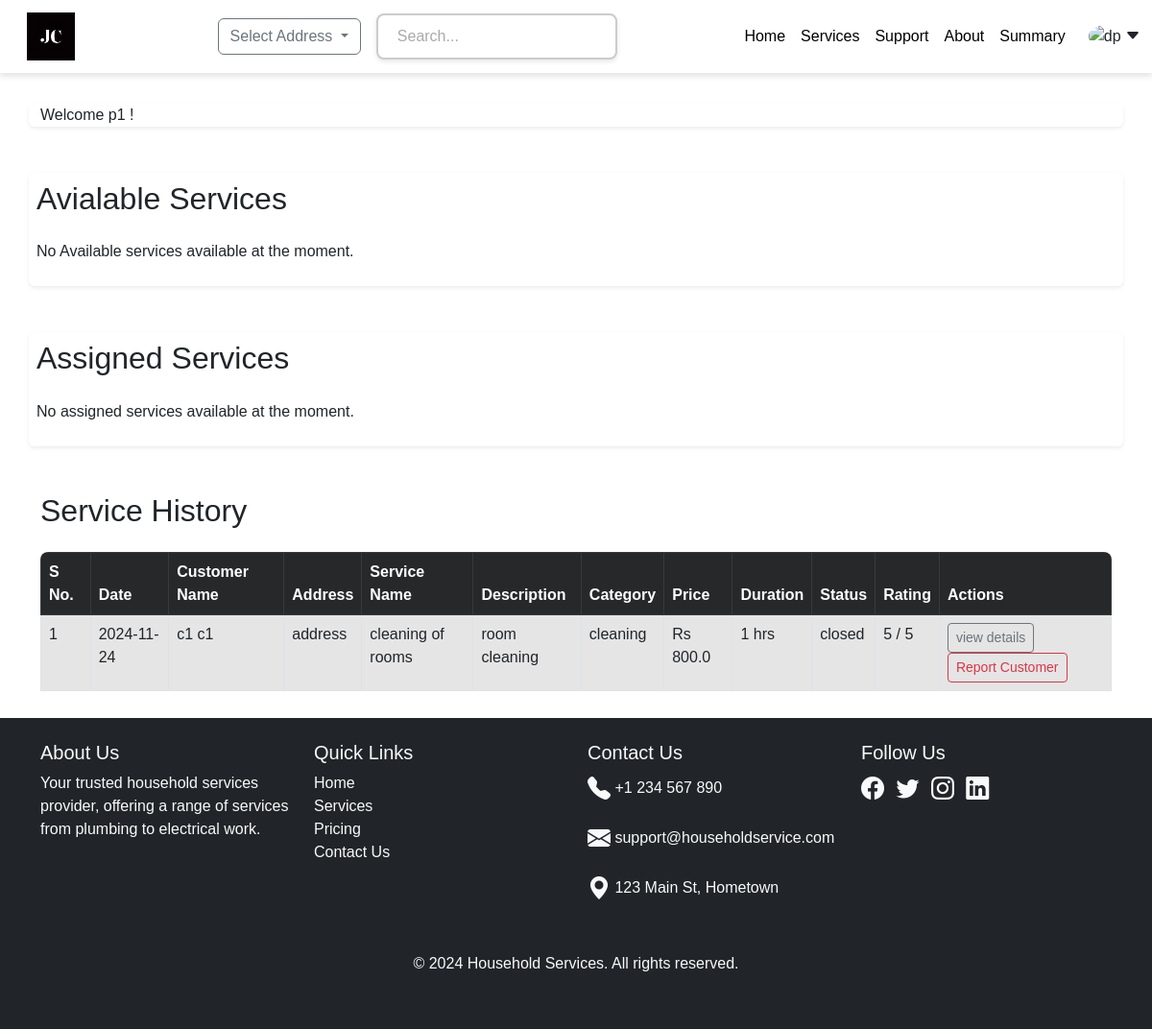
Page /professional/dashboard (signed in) on the committed database.
### app.py (models this page shows, shortened)
class User(db.Model):
    __tablename__= "User"
    uuid         = db.Column(db.String(), primary_key=True)
    email        = db.Column(db.String(), nullable =False , unique = True )
    password     = db.Column(db.String(), nullable=False)
    firstname    = db.Column(db.String(), nullable=False)
    lastname     = db.Column(db.String(), nullable=False)
    address      = db.Column(db.String(), nullable=False)
    pincode      = db.Column(db.Integer, nullable=False)
    role_id      = db.Column(db.Integer, nullable=False)  # 1 - admin , 2 - Professional , 3- customer
    phone_number = db.Column(db.Integer, nullable=False)
    complaints_count = db.Column(db.Integer, default=0)
    created_at   = db.Column(db.Date, default = datetime.utcnow)
    updated_at   = db.Column(db.Date, default = datetime.utcnow )
    status       = db.Column(db.Boolean  , default = True  ) # active/inactive
    customer_bookings = db.relationship('Bookings', foreign_keys='Bookings.cust_id', back_populates='customer', lazy=True)

class Bookings(db.Model):
    __tablename__   = "Bookings"
    id              = db.Column(db.Integer, primary_key=True , autoincrement=True)
    cust_id         = db.Column(db.String(), db.ForeignKey("User.uuid") )
    professional_id = db.Column(db.String() , db.ForeignKey("Professional.uuid") )
    service_id      = db.Column(db.Integer, db.ForeignKey("Services.id") )
    status          = db.Column(db.String(), nullable=False ,default = "active")
    booking_date    = db.Column(db.Date, nullable=False ,  default = datetime.utcnow)
    request_date    = db.Column(db.Date)
    completion_date = db.Column(db.Date)
    feedback        = db.Column(db.String())
    rating          = db.Column(db.Integer, default=0)
    service = db.relationship("Services", backref="bookings", lazy=True )
    customer = db.relationship("User", back_populates="customer_bookings", lazy=True)   #customer
    professional = db.relationship("Professional" , backref="bookings" ,  lazy=True)
    updated_at      = db.Column(db.Date, default = datetime.utcnow )

class Services(db.Model):
    __tablename__   = "Services"
    id              = db.Column(db.Integer, primary_key=True , autoincrement=True)
    name            = db.Column(db.String(), nullable=False)
    description     = db.Column(db.String(), nullable=False)
    category_id     = db.Column(db.Integer, db.ForeignKey("ServiceCategory.id"), nullable=False)
    price           = db.Column(db.Integer, nullable=False)
    duration        = db.Column(db.Integer, nullable=False)
    rated_services  = db.Column(db.Integer, default=0 )
    rating_sum      = db.Column(db.Integer, default=0 )
    status          = db.Column(db.Boolean, default =True ) # service_status = active/inactive
    location        = db.Column(db.String())
    pincode         = db.Column(db.Integer)
    created_at      = db.Column(db.Date,default = datetime.utcnow)
    updated_at      = db.Column(db.Date,default = datetime.utcnow )
    category = db.relationship("ServiceCategory", back_populates="services")

class  ServiceCategory(db.Model):
    __tablename__   = "ServiceCategory"
    id              = db.Column(db.Integer, primary_key=True,  autoincrement=True)
    name            = db.Column(db.String(), nullable=False)
    services        = db.relationship("Services" ,  back_populates="category"  ,lazy=True, cascade="all,delete" )
    created_at      = db.Column(db.Date ,default = datetime.utcnow )

### app.py (the view)
@app.route("/professional/dashboard")
def professional_dashboard():
    if(session):
        if(session["role_id"]==2):
            professional=Professional.query.get(session["uuid"])
            active_services = Bookings.query.join(Services).join(ServiceCategory).filter(
                ServiceCategory.name == professional.skill ,Bookings.status=="active").all()
            service_history=Bookings.query.join(Services).join(ServiceCategory).filter(
                Bookings.professional_id ==professional.uuid, Bookings.status!="accepted"  ).all()
            assigned_services=Bookings.query.filter(
                Bookings.professional_id ==professional.uuid, Bookings.status=="accepted"  ).all()
            if professional:
                return render_template("/professional/professional_dashboard.html",professional=professional  ,today_services=active_services , service_history=service_history, assigned_services=assigned_services)
            else:
                flash("user not found" , "error")
                return redirect("/professional/dashboard")
        else:
            flash("Only Professionals are allowed" , "error")
            return redirect("/")
    else:
        flash("You are not signed in" , "error")
        return redirect("/")

### templates/professional/professional_dashboard.html (shortened to what this page needs)
{%extends "base.html"%}
{%block content%}
    <div class="container mt-5 bg-white rounded shadow-sm">
        Welcome {{professional.user.firstname}} !
    </div>
    <div class="container mt-5 bg-white shadow-sm rounded p-2" >
        <h2 class="mb-4">Avialable Services</h2>
            {% if today_services %}
            <div class="table-responsive" style="max-height: 400px; overflow-y: auto;">
                <table class="table table-bordered table-hover">
                    <thead class="table-dark">
                        <tr>
                            <th>S No.</th>
                            <th>Service Name</th>
                            <th>Description</th>
                            <th>Category</th>
                            <th>Price</th>
                            <th>Duration</th>
                            <th>Customer Name</th>
                            <th>Booking Date</th>
                            <th>Address</th>
                            <th>Pincode</th>
                            <th>Actions</th>
                        </tr>
                    </thead>
                    <tbody>
                        {% for booking in today_services %}
                            <tr class="{% if loop.index % 2 == 0 %}table-light {% else %}table-active{% endif %}">
                                    <td>{{loop.index}}</td>
                                    <td>{{booking.service.name }}</td>
                                    <td>{{booking.service.description }}</td>
                                    <td>{{booking.service.category.name }}</td>
                                    <td>Rs {{ (booking.service.price/100)*80  }}</td>
                                    <td>{{ booking.service.duration }} hrs</td>
                                    <td>{{booking.customer.firstname}} {{booking.customer.lastname}}</td>
                                    <td>{{booking.request_date}}</td>
                                    <td>{{booking.customer.address}}</td>
                                    <td>{{booking.customer.pincode}}</td>
                                    <td>
                                        <button type="button" class="btn btn-outline-success btn-sm" data-bs-toggle="modal" data-bs-target="#bookingModal{{ booking.id }}">
                                            Accept
                                        </button>
                                    </td>
                                </tr>
                            <div class="modal fade" id="bookingModal{{ booking.id }}" tabindex="-1" aria-labelledby="bookingModalLabel{{ booking.id }}" aria-hidden="true">
                                <div class="modal-dialog modal-dialog-centered">
                                    <div class="modal-content">
                                        <div class="modal-header">
                                            <h5 class="modal-title" id="bookingModalLabel{{ booking.id }}">Booking Request Details</h5>
                                            <button type="button" class="btn-close" data-bs-dismiss="modal" aria-label="Close"></button>
                                        </div>
                                        <div class="modal-body">
                                            <h6>Service Information</h6>
                                            <p><strong>Service Name:</strong> {{ booking.service.name }}</p>
                                            <p><strong>Category:</strong> {{ booking.service.category.name }}</p>
                                            <p><strong>Service Details</strong> {{booking.service.description}}</p>
                                            <p><strong>Duration:</strong> {{ booking.service.duration }}</p>
                                            <p><strong>Price:</strong> Rs {{ (booking.service.price/100)*80  }}</p>
                                            <hr>
                                            <h6>Customer Information</h6>
                                            <p><strong>Customer Name:</strong> {{ booking.customer.firstname }} {{booking.customer.lastname}}</p>
                                            <p><strong>Customer Phone Number:</strong> {{ booking.customer.phone_number }}</p>
                                            <p><strong>Customer Address:</strong> {{ booking.customer.address }}</p>
                                            <p><strong>Address Pincode:</strong> {{ booking.customer.pincode }}</p>
                                        </div>
                                        <div class="modal-footer">
                                            <form action="{{ url_for('accept_booking', booking_id=booking.id ,professional_id=professional.user.uuid ) }}" method="POST">
                                                <button type="submit" class="btn btn-success">Accept</button>
                                            </form>
                                            <button type="button" class="btn btn-secondary" data-bs-dismiss="modal">Cancel</button>
                                        </div>
                                    </div>
                                </div>
                            </div>
                        {% endfor %}
                    </tbody>
                </table>
            </div>
        {% else %}
            <p>No Available services available at the moment.</p>
        {% endif %}
    </div>
    <div class="container mt-5 bg-white shadow-sm rounded p-2" >
        <h2 class="mb-4">Assigned Services</h2>
            {% if assigned_services %}
            <div class="table-responsive" style="max-height: 400px; overflow-y: auto;">
                <table class="table table-bordered table-hover">
                    <thead class="table-dark">
                        <tr>
                            <th>S No.</th>
                            <th>Service Name</th>
                            <th>Description</th>
                            <th>Category</th>
                            <th>Price</th>
                            <th>Duration</th>
                            <th>Customer Name</th>
                            <th>Booking Date</th>
                            <th>Address</th>
                            <th>Pincode</th>
                            <th>Actions</th>
                        </tr>
                    </thead>
                    <tbody>
                        {% for booking in assigned_services %}
                            <tr class="{% if loop.index % 2 == 0 %}table-light {% else %}table-active{% endif %}">
                                    <td>{{loop.index}}</td>
                                    <td>{{booking.service.name }}</td>
                                    <td>{{booking.service.description }}</td>
                                    <td>{{booking.service.category.name }}</td>
                                    <td>Rs {{ (booking.service.price/100)*80  }}</td>
                                    <td>{{ booking.service.duration }} hrs</td>
                                    <td>{{booking.customer.firstname}} {{booking.customer.lastname}}</td>
                                    <td>{{booking.request_date}}</td>
                                    <td>{{booking.customer.address}}</td>
                                    <td>{{booking.customer.pincode}}</td>
                                    <td>
                                        <a href="/reject_booking/{{booking.id}}/{{professional.uuid}}">
                                            <button type="button" class="btn btn-outline-danger btn-sm"  >
                                                Reject
                                            </button>
                                        </a>
                                    </td>
                                </tr>
                        {% endfor %}
                    </tbody>
                </table>
            </div>
        {% else %}
            <p>No assigned services available at the moment.</p>
        {% endif %}
    </div>
    <div id="mybookings" class="container mt-5 mb-4">
        <h2 class="mb-4">Service History</h2>
            {% if service_history %}
            <div class="table-responsive" style="max-height: 400px; overflow-y: auto;">
                <table class="table table-bordered table-hover">
                    <thead class="table-dark">
                        <tr>
                            <th>S No.</th>
                            <th>Date</th>
                            <th>Customer Name</th>
                            <th>Address</th>
                            <th>Service Name</th>
                            <th>Description</th>
                            <th>Category</th>
                            <th>Price</th>
                            <th>Duration</th>
                            <th>Status</th>
                            <th>Rating</th>
                            <th>Actions</th>
                        </tr>
                    </thead>
                    <tbody>
                        {% for booking in service_history %}
                            <tr class="{% if loop.index % 2 == 0 %}table-light {% else %}table-active{% endif %}">
                                    <td>{{loop.index}}</td>
                                    <td>{{booking.request_date}}</td>
                                    <td>{{booking.customer.firstname}} {{booking.customer.lastname}}</td>
                                    <td>{{booking.customer.address}}</td>
                                    <td>{{ booking.service.description }}</td>
                                    <td>{{ booking.service.name }}</td>
                                    <td>{{ booking.service.category.name }}</td>
                                    <td>Rs {{ (booking.service.price/100)*80  }}</td>
                                    <td>{{ booking.service.duration }} hrs</td>
                                    <td>{{ booking.status }}</td>
                                    <td>{{ booking.rating }} / 5</td>
                                    <td>
                                        <button type="button" class="btn btn-outline-secondary btn-sm" data-bs-toggle="modal" data-bs-target="#bookingModal{{ booking.id }}">
                                            view details
                                        </button>
                                        <a href="/complaint/{{booking.cust_id}}" onclick=" return confirm('are you sure to report this professional?')" class="btn btn-outline-danger btn-sm">Report Customer</a>
                                    </td>
                                </tr>
                        {% endfor %}
                    </tbody>
                </table>
            </div>
        {% else %}
            <p>No History available at the moment.</p>
        {% endif %}
    </div>
{%endblock%}

### static/css/base.css (style rules this page uses)
body { background-color: rgb(255, 255, 255); padding-top: 60px; }
body { background-color: #ffffff; font-family: Arial, sans-serif; }
.table-responsive { border-radius: 8px; }

### templates/professional/professional_dashboard.html (style rules this page uses)
.table-responsive { position: relative; }
.table thead th { position: sticky; top: 0; background-color: #26282a; z-index: 1; }

### rows in the picture
User: user.firstname "p1"
Bookings: request_date "2024-11-24", customer.firstname "c1", customer.lastname "c1", customer.address "address", service.description "cleaning of rooms", service.name "room cleaning", service.category.name "cleaning", service.duration "1", status "closed", rating "5"
Services: (booking.service.price/100)*80 "800.0"
